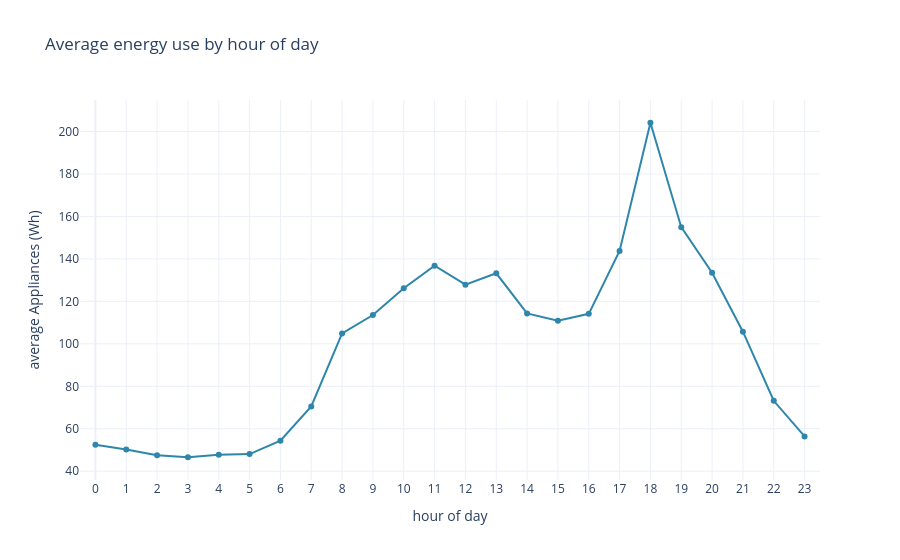

The cell this chart's notebook holds for it:
### Markdown cell above
#### D. Patterns by time

### Code cell
hour = train_df['date'].dt.hour.rename('hour')
day = train_df['date'].dt.dayofweek.rename('day')
day_names = ['Mon', 'Tue', 'Wed', 'Thu', 'Fri', 'Sat', 'Sun']

hourly = train_df.groupby(hour)['Appliances'].mean()
fig = px.line(x=hourly.index, y=hourly.values, markers=True,
              labels={'x': 'hour of day', 'y': 'average Appliances (Wh)'},
              title='Average energy use by hour of day')
fig.update_xaxes(dtick=1, range= [-0.5, 23.5])
fig.show()

print('peak hour:', hourly.idxmax(), '| lowest hour:', hourly.idxmin())

### Figure 1 — Plotly figure (JSON) as saved in the notebook; plotly's stock layout.template omitted (floating-point values rounded to 4 significant figures)
{"data": [{"hovertemplate": "hour of day=%{x}<br>average Appliances (Wh)=%{y}<extra></extra>", "legendgroup": "", "line": {"color": "#2E86AB", "dash": "solid"}, "marker": {"symbol": "circle"}, "mode": "lines+markers", "name": "", "orientation": "v", "showlegend": false, "type": "scatter", "x": [0, 1, 2, 3, 4, 5, 6, 7, 8, 9, 10, 11, 12, 13, 14, 15, 16, 17, 18, 19, 20, 21, 22, 23], "xaxis": "x", "y": [52.45, 50.21, 47.5, 46.58, 47.71, 48.07, 54.36, 70.54, 104.9, 113.6, 126.2, 136.8, 127.8, 133.2, 114.3, 110.9, 114.1, 143.7, 204.1, 154.9, 133.5, 105.7, 73.18, 56.41], "yaxis": "y"}], "layout": {"legend": {"tracegroupgap": 0}, "title": {"text": "Average energy use by hour of day"}, "xaxis": {"anchor": "y", "domain": [0, 1], "dtick": 1, "range": [-0.5, 23.5], "title": {"text": "hour of day"}}, "yaxis": {"anchor": "x", "domain": [0, 1], "title": {"text": "average Appliances (Wh)"}}}}
